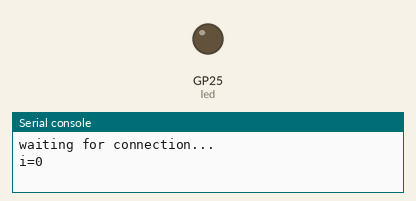
Simulated run of this program. Board: Raspberry Pi Pico running MicroPython. Shown: output pins drawn as LEDs (lit = HIGH), the last lines printed to the serial console. WiFi joins after 1.5 s; values from a settings file that is not in the repository are placeholders; web requests get an empty 200 reply after 0.4 s.

Above: at 1.0 s.
At 5.5 s:
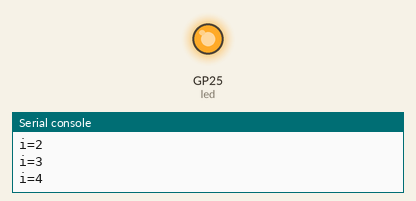
Timing chart, 0 to 6.4 s (numbered marks = the images above):
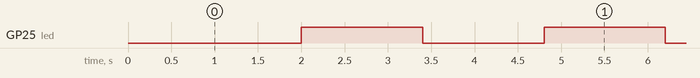

The program:

main.py
```python
import uasyncio as aio
from machine import Pin
import network
import rp2
import urequests
import gc
from private_data import WIFI_SSID, WIFI_KEY


# board setup
rp2.country('FR')
# init I/O
led = Pin('LED', Pin.OUT)
# init network
wlan = network.WLAN(network.STA_IF)


# asyncio tasks
async def radio_task():
    while True:
        # ensure wifi is not connected
        wlan.disconnect()
        # init wlan
        wlan.active(True)
        # disable powersaving mode
        wlan.config(pm=0xa11140)

        # wlan connect
        wlan.connect(WIFI_SSID, WIFI_KEY)

        # wait for connection
        while True:
            if wlan.status() < 0 or wlan.status() >= 3:
                break
            print('waiting for connection...')
            await aio.sleep_ms(1000)

        # check network status
        if wlan.status() == network.STAT_GOT_IP:
            print(f'wifi connected, @IP={wlan.ifconfig()[0]}')

        # send LED command, escape this loop for wifi reconnect on nedd
        while True:
            if wlan.isconnected():
                led.toggle()
                try:
                    status_str = 'on' if led.value() else 'off'
                    urequests.get(f'http://192.168.4.1/{status_str}', timeout=5.0)
                    gc.collect()
                except Exception as e:
                    print(f'error occur: {e}')
                    break
            else:
                print('wifi connect lost, reconnect')
                break
            await aio.sleep_ms(1000)


async def alive_task():
    i = 0
    while True:
        print(f'{i=}')
        i += 1
        await aio.sleep_ms(1000)


# init asyncio and run
loop = aio.get_event_loop()
loop.create_task(radio_task())
loop.create_task(alive_task())
loop.run_forever()
```

Measured:
- by itself, GP25 (led): alternates HIGH for 1.4 s and LOW for 1.4 s
